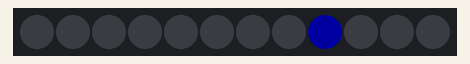
Recording of a sketch running on a simulated Arduino Uno, built with avr-gcc and run on an emulated ATmega328P. Shown: 12 RGB LEDs in strip order, left to right. Dim RGB values are drawn brighter than linear; random numbers use the default seed unless the sketch sets one.

Above: at 0.32 s.
At 2.18 s:
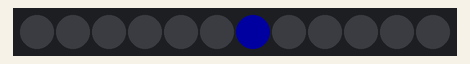
At 4.26 s:
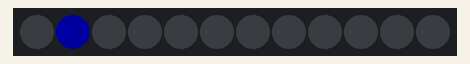
At 10.51 s:
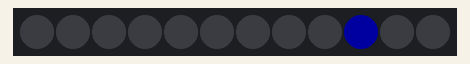
At 23.52 s:
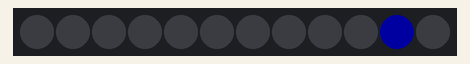
At 35.16 s:
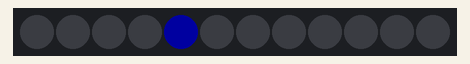

The sketch:

bug.ino
```cpp
/*Random blinky NeoPixel Ring
Red and Green with a sparkle for Christmas
By fid */

#include <Adafruit_NeoPixel.h>

#define N_PIXELS 12
#define LED_PIN 6  //You might have to change this if you didn't use
// pin 0 on the Gemma.

int RandomBlinky = 0;
int red = 0;
int green = 0;
int blue = 0;
int redOff = 0;
int greenOff = 0;
int blueOff = 0;
int Brightness = 66;  // Brightness of the pixels is about 60%
// I ended up not using the Brightness variable.
int BlinkDelay = 222;
int i = 0;

int mover = 1;


Adafruit_NeoPixel strip = Adafruit_NeoPixel(12, LED_PIN, NEO_GRB + NEO_KHZ800);

void setup()
{
  strip.begin();
  //strip.setBrightness(Brightness);  // I ended up not using this.
  RandomBlinky = random(12);  // Choose a random NeoPixel.
    randomSeed(analogRead(0));

}  // end of setup()

void loop()
{
  //RandomBlinky = random(12);  // Choose a random NeoPixel.
  red = random(35);  // Choose a random NeoPixel.
  green = random(35);  // Choose a random NeoPixel.
  blue = random(35);  // Choose a random NeoPixel.
  redOff = random(22);  // Choose a random NeoPixel.
  greenOff = random(22);  // Choose a random NeoPixel.
  blueOff = random(22);  // Choose a random NeoPixel.
  // set the random pixel to white

  mover = random(1, 3);

  if (mover == 1) {
    RandomBlinky--;

    if (RandomBlinky < 0) {

      RandomBlinky = 11;
    }
    strip.setPixelColor( RandomBlinky, 0, 0, 33);

  } else {

    RandomBlinky++;
    if (RandomBlinky > 11) {
      RandomBlinky = 0;
    }
    strip.setPixelColor( RandomBlinky, 0, 0, 33);

  }

  //strip.setPixelColor( RandomBlinky, red, green, blue);
  strip.show();

  delay(random(177));
 // delay(22);

  //strip.setPixelColor( RandomBlinky, redOff, greenOff, blueOff);
  strip.setPixelColor( RandomBlinky, 0, 0, 0);

  strip.show();


}
```
